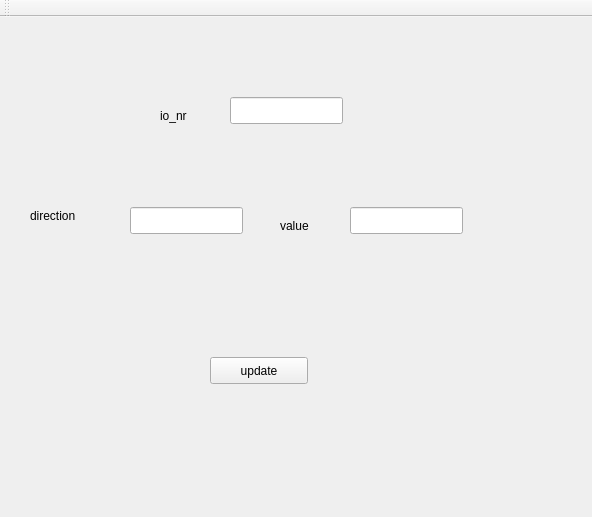
<?xml version="1.0" encoding="UTF-8"?>
<ui version="4.0">
 <class>MainWindow</class>
 <widget class="QMainWindow" name="MainWindow">
  <property name="geometry">
   <rect>
    <x>0</x>
    <y>0</y>
    <width>592</width>
    <height>517</height>
   </rect>
  </property>
  <property name="windowTitle">
   <string>MainWindow</string>
  </property>
  <widget class="QWidget" name="centralWidget">
   <widget class="QLabel" name="label">
    <property name="geometry">
     <rect>
      <x>30</x>
      <y>190</y>
      <width>66</width>
      <height>17</height>
     </rect>
    </property>
    <property name="text">
     <string>direction</string>
    </property>
   </widget>
   <widget class="QLineEdit" name="io_dir">
    <property name="geometry">
     <rect>
      <x>130</x>
      <y>190</y>
      <width>113</width>
      <height>27</height>
     </rect>
    </property>
   </widget>
   <widget class="QLineEdit" name="io_val">
    <property name="geometry">
     <rect>
      <x>350</x>
      <y>190</y>
      <width>113</width>
      <height>27</height>
     </rect>
    </property>
   </widget>
   <widget class="QLabel" name="label_2">
    <property name="geometry">
     <rect>
      <x>280</x>
      <y>200</y>
      <width>66</width>
      <height>17</height>
     </rect>
    </property>
    <property name="text">
     <string>value</string>
    </property>
   </widget>
   <widget class="QLabel" name="label_3">
    <property name="geometry">
     <rect>
      <x>160</x>
      <y>90</y>
      <width>66</width>
      <height>17</height>
     </rect>
    </property>
    <property name="text">
     <string>io_nr</string>
    </property>
   </widget>
   <widget class="QLineEdit" name="io_nr">
    <property name="geometry">
     <rect>
      <x>230</x>
      <y>80</y>
      <width>113</width>
      <height>27</height>
     </rect>
    </property>
   </widget>
   <widget class="QPushButton" name="updateButton">
    <property name="geometry">
     <rect>
      <x>210</x>
      <y>340</y>
      <width>98</width>
      <height>27</height>
     </rect>
    </property>
    <property name="text">
     <string>update</string>
    </property>
   </widget>
  </widget>
  <widget class="QToolBar" name="mainToolBar">
   <attribute name="toolBarArea">
    <enum>TopToolBarArea</enum>
   </attribute>
   <attribute name="toolBarBreak">
    <bool>false</bool>
   </attribute>
  </widget>
 </widget>
 <layoutdefault spacing="6" margin="11"/>
 <resources/>
 <connections/>
</ui>
